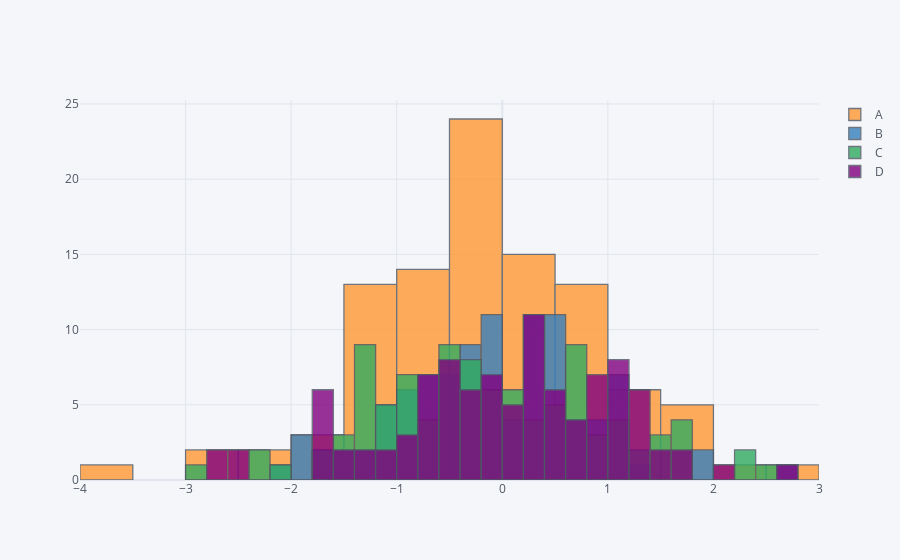

Here is the notebook cell this chart was saved with:
### Code cell
df.iplot(kind='hist', bins=30)
